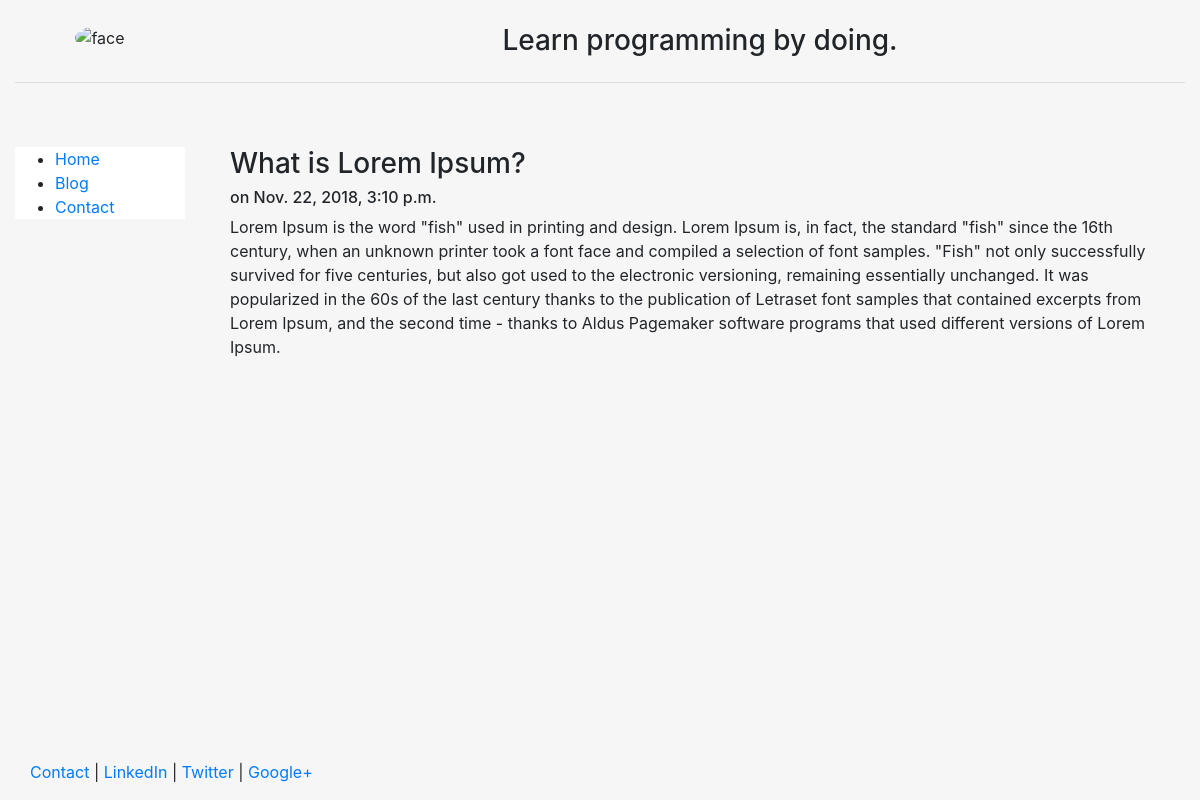
The page /blog/1 on the database its author committed.
### blog/models.py (models this page shows, shortened)
class Post(models.Model):
	title = models.CharField(max_length=140)
	body = models.TextField()
	date = models.DateTimeField()

### blog/templates/blog/post.html
{% extends "personal/header.html" %}
{% block content %}
	<h3>{{post.title}}</h3>
	<h6>on {{post.date}}</h6>
	{{post.body|safe|linebreaks}}
{% endblock %}

### personal/templates/personal/header.html (style rules this page uses)
html, body { height:100% }

### rows shown on the page
Post: title "What is Lorem Ipsum?", date "Nov. 22, 2018, 3:10 p.m.", body "Lorem Ipsum is the word \"fish\" used in printing and design. Lorem Ipsum is, in fact, the standard \"fish\" since the 16th century, when an unknown printer took a font face and compiled a selection of font samples. \"Fish\" not only successfully survived for five centuries, but also got used to the electronic versioning, remaining essentially unchanged. It was popularized in the 60s of the last century thanks to the publication of Letraset font samples that contained excerpts from Lorem Ipsum, and the second time - thanks to Aldus Pagemaker software programs that used different versions of Lorem Ipsum."
